Frame 1 (no input): blank canvas, image omitted
Frame 60 (no input): blank canvas, image omitted
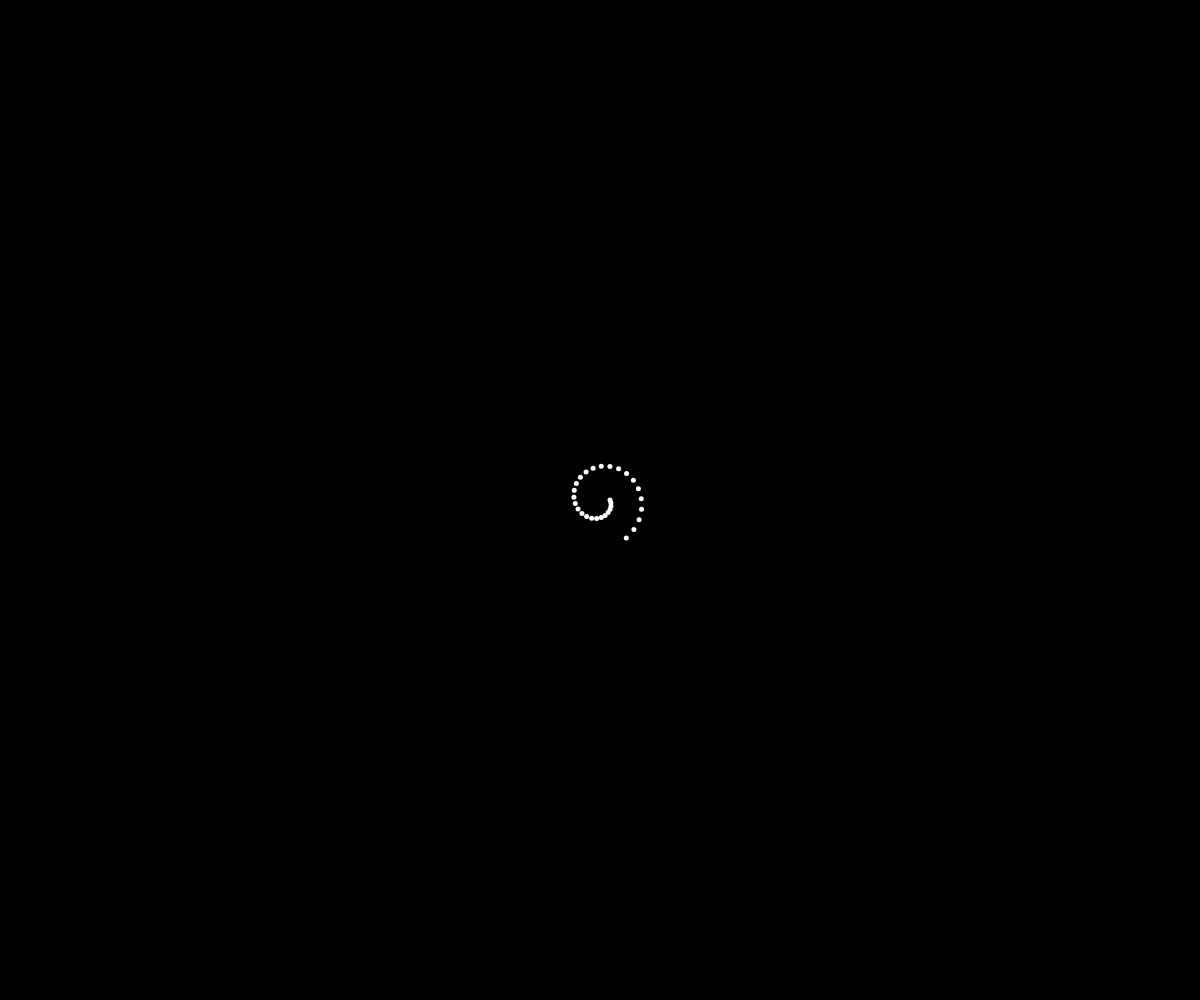
Frame 120 (the mouse pressed at the canvas centre since frame 60)

The p5.js sketch whose frames 1 and 60 were blank and that drew this single picture after the mouse press (run headless with seeded random() and noise() and a simulated clock; from frame 60 on, the mouse is pressed at the canvas centre):

// p5.js sketch
// ── sketch.js
function isPrime(number) {
  if (Number.isInteger(number) === false) return false;
  if (number <= 1) return false;
  if (number % 2 === 0 && number > 2) return false;

  const square = Math.sqrt(number);
  for (let divisor = 3; divisor <= square; divisor += 2) {
    if (number % divisor === 0) return false;
  }

  return true;
}

let n = 0;
let angle = 0;
let scalar = 2;
const offset = 5;
const speed = 0.25;
const limit = 1000;

function setup() {
  createCanvas(windowWidth, windowHeight);
  background(0);
  stroke(255);
  strokeWeight(5);
}

function draw() {
  translate(width / 2, height / 2);
  if (isPrime(n)) {
    const x = offset * cos(angle) * scalar;
    const y = offset * sin(angle) * scalar;
    point(x, y);
    angle += speed;
    scalar += speed;
  }

  if (++n > limit) noLoop();
}
